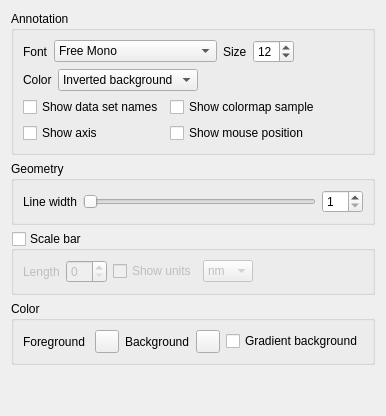
     <widget class="QWidget" name="AnnotationTab">
      <attribute name="title">
       <string>Annotation</string>
      </attribute>
      <layout class="QVBoxLayout" name="AnnotationTabLayout">
       <item>
        <widget class="QGroupBox" name="AnnotationGroupBox">
         <property name="title">
          <string>Annotation</string>
         </property>
         <layout class="QVBoxLayout" name="AnnotationLayout">
          <item>
           <layout class="QHBoxLayout" name="FontNameSizeLayout">
            <item>
             <layout class="QHBoxLayout" name="FontNameLayout">
              <item>
               <widget class="QLabel" name="FontNameLabel">
                <property name="text">
                 <string>Font</string>
                </property>
                <property name="buddy">
                 <cstring>FontNameComboBox</cstring>
                </property>
               </widget>
              </item>
              <item>
               <widget class="QComboBox" name="FontNameComboBox">
                <property name="sizePolicy">
                 <sizepolicy hsizetype="Preferred" vsizetype="Fixed">
                  <horstretch>1</horstretch>
                  <verstretch>0</verstretch>
                 </sizepolicy>
                </property>
                <item>
                 <property name="text">
                  <string>Free Mono</string>
                 </property>
                </item>
                <item>
                 <property name="text">
                  <string>Free Mono Bold</string>
                 </property>
                </item>
                <item>
                 <property name="text">
                  <string>Free Mono Oblique</string>
                 </property>
                </item>
                <item>
                 <property name="text">
                  <string>Free Mono Bold Oblique</string>
                 </property>
                </item>
                <item>
                 <property name="text">
                  <string>Free Sans</string>
                 </property>
                </item>
                <item>
                 <property name="text">
                  <string>Free Sans Bold</string>
                 </property>
                </item>
                <item>
                 <property name="text">
                  <string>Free Sans Oblique</string>
                 </property>
                </item>
                <item>
                 <property name="text">
                  <string>Free Sans Bold Oblique</string>
                 </property>
                </item>
                <item>
                 <property name="text">
                  <string>Free Serif</string>
                 </property>
                </item>
                <item>
                 <property name="text">
                  <string>Free Serif Bold</string>
                 </property>
                </item>
                <item>
                 <property name="text">
                  <string>Free Serif Oblique</string>
                 </property>
                </item>
                <item>
                 <property name="text">
                  <string>Free Serif Bold Oblique</string>
                 </property>
                </item>
               </widget>
              </item>
             </layout>
            </item>
            <item>
             <layout class="QHBoxLayout" name="FontSizeLayout">
              <item>
               <widget class="QLabel" name="FontSizeLabel">
                <property name="text">
                 <string>Size</string>
                </property>
                <property name="buddy">
                 <cstring>FontSizeSpinBox</cstring>
                </property>
               </widget>
              </item>
              <item>
               <widget class="QSpinBox" name="FontSizeSpinBox">
                <property name="sizePolicy">
                 <sizepolicy hsizetype="Minimum" vsizetype="Fixed">
                  <horstretch>1</horstretch>
                  <verstretch>0</verstretch>
                 </sizepolicy>
                </property>
                <property name="minimum">
                 <number>10</number>
                </property>
                <property name="maximum">
                 <number>30</number>
                </property>
                <property name="singleStep">
                 <number>2</number>
                </property>
                <property name="value">
                 <number>12</number>
                </property>
               </widget>
              </item>
             </layout>
            </item>
            <item>
             <spacer name="FontNameSizeSpacer">
              <property name="orientation">
               <enum>Qt::Horizontal</enum>
              </property>
              <property name="sizeHint" stdset="0">
               <size>
                <width>40</width>
                <height>20</height>
               </size>
              </property>
             </spacer>
            </item>
           </layout>
          </item>
          <item>
           <layout class="QHBoxLayout" name="FontColorSpacerLayout">
            <item>
             <layout class="QHBoxLayout" name="FontColorLayout">
              <item>
               <widget class="QLabel" name="FontColorLabel">
                <property name="text">
                 <string>Color</string>
                </property>
                <property name="buddy">
                 <cstring>FontColorComboBox</cstring>
                </property>
               </widget>
              </item>
              <item>
               <widget class="QComboBox" name="FontColorComboBox">
                <property name="sizePolicy">
                 <sizepolicy hsizetype="Preferred" vsizetype="Fixed">
                  <horstretch>1</horstretch>
                  <verstretch>0</verstretch>
                 </sizepolicy>
                </property>
                <item>
                 <property name="text">
                  <string>Inverted background</string>
                 </property>
                </item>
                <item>
                 <property name="text">
                  <string>Background</string>
                 </property>
                </item>
                <item>
                 <property name="text">
                  <string>Secondary Color</string>
                 </property>
                </item>
               </widget>
              </item>
             </layout>
            </item>
            <item>
             <spacer name="FontColorSpacer">
              <property name="orientation">
               <enum>Qt::Horizontal</enum>
              </property>
              <property name="sizeHint" stdset="0">
               <size>
                <width>40</width>
                <height>20</height>
               </size>
              </property>
             </spacer>
            </item>
           </layout>
          </item>
          <item>
           <layout class="QGridLayout" name="ShowLayout">
            <item row="1" column="1">
             <widget class="QCheckBox" name="ShowMousePositionCheckBox">
              <property name="text">
               <string>Show mouse position</string>
              </property>
             </widget>
            </item>
            <item row="0" column="1">
             <widget class="QCheckBox" name="ShowColormapSampleCheckBox">
              <property name="text">
               <string>Show colormap sample</string>
              </property>
             </widget>
            </item>
            <item row="0" column="0">
             <widget class="QCheckBox" name="ShowDatasetNamesCheckBox">
              <property name="text">
               <string>Show data set names</string>
              </property>
             </widget>
            </item>
            <item row="1" column="0">
             <widget class="QCheckBox" name="ShowAxisCheckBox">
              <property name="text">
               <string>Show axis</string>
              </property>
             </widget>
            </item>
            <item row="0" column="2">
             <spacer name="ShowSpacer0">
              <property name="orientation">
               <enum>Qt::Horizontal</enum>
              </property>
              <property name="sizeHint" stdset="0">
               <size>
                <width>40</width>
                <height>20</height>
               </size>
              </property>
             </spacer>
            </item>
            <item row="1" column="2">
             <spacer name="ShowSpacer1">
              <property name="orientation">
               <enum>Qt::Horizontal</enum>
              </property>
              <property name="sizeHint" stdset="0">
               <size>
                <width>40</width>
                <height>20</height>
               </size>
              </property>
             </spacer>
            </item>
           </layout>
          </item>
         </layout>
        </widget>
       </item>
       <item>
        <widget class="QGroupBox" name="GeometryGroupBox">
         <property name="title">
          <string>Geometry</string>
         </property>
         <layout class="QHBoxLayout" name="GeometryLayout">
          <item>
           <widget class="QLabel" name="LineWidthLabel">
            <property name="text">
             <string>Line width</string>
            </property>
            <property name="buddy">
             <cstring>LineWidthSpinBox</cstring>
            </property>
           </widget>
          </item>
          <item>
           <widget class="QSlider" name="LineWidthSlider">
            <property name="minimum">
             <number>1</number>
            </property>
            <property name="maximum">
             <number>10</number>
            </property>
            <property name="orientation">
             <enum>Qt::Horizontal</enum>
            </property>
           </widget>
          </item>
          <item>
           <widget class="QSpinBox" name="LineWidthSpinBox">
            <property name="minimum">
             <number>1</number>
            </property>
            <property name="maximum">
             <number>10</number>
            </property>
           </widget>
          </item>
         </layout>
        </widget>
       </item>
       <item>
        <widget class="QGroupBox" name="ScaleBarGroupBox">
         <property name="title">
          <string>Scale bar</string>
         </property>
         <property name="checkable">
          <bool>true</bool>
         </property>
         <property name="checked">
          <bool>false</bool>
         </property>
         <layout class="QHBoxLayout" name="ScaleBarlayout">
          <item>
           <widget class="QLabel" name="ScaleBarLengthLabel">
            <property name="enabled">
             <bool>false</bool>
            </property>
            <property name="text">
             <string>Length</string>
            </property>
           </widget>
          </item>
          <item>
           <widget class="QSpinBox" name="ScaleBarLengthSpinBox">
            <property name="enabled">
             <bool>false</bool>
            </property>
           </widget>
          </item>
          <item>
           <widget class="QCheckBox" name="ScaleBarUnitsCheckBox">
            <property name="enabled">
             <bool>false</bool>
            </property>
            <property name="text">
             <string>Show units</string>
            </property>
           </widget>
          </item>
          <item>
           <widget class="QComboBox" name="ScaleBarUnitsComboBox">
            <property name="enabled">
             <bool>false</bool>
            </property>
            <item>
             <property name="text">
              <string>nm</string>
             </property>
            </item>
            <item>
             <property name="text">
              <string>um</string>
             </property>
            </item>
            <item>
             <property name="text">
              <string>mm</string>
             </property>
            </item>
           </widget>
          </item>
          <item>
           <spacer name="ScaleBarSpacer">
            <property name="orientation">
             <enum>Qt::Horizontal</enum>
            </property>
            <property name="sizeHint" stdset="0">
             <size>
              <width>40</width>
              <height>20</height>
             </size>
            </property>
           </spacer>
          </item>
         </layout>
        </widget>
       </item>
       <item>
        <widget class="QGroupBox" name="ColorGroupBox">
         <property name="title">
          <string>Color</string>
         </property>
         <layout class="QHBoxLayout" name="Colorlayout">
          <item>
           <layout class="QHBoxLayout" name="ForegroundLayout">
            <item>
             <widget class="QLabel" name="ForegroundColorLabel">
              <property name="sizePolicy">
               <sizepolicy hsizetype="Preferred" vsizetype="Preferred">
                <horstretch>0</horstretch>
                <verstretch>0</verstretch>
               </sizepolicy>
              </property>
              <property name="text">
               <string>Foreground </string>
              </property>
              <property name="buddy">
               <cstring>ForegroundColorButton</cstring>
              </property>
             </widget>
            </item>
            <item>
             <widget class="QToolButton" name="ForegroundColorButton">
              <property name="sizePolicy">
               <sizepolicy hsizetype="Preferred" vsizetype="Fixed">
                <horstretch>1</horstretch>
                <verstretch>0</verstretch>
               </sizepolicy>
              </property>
              <property name="text">
               <string/>
              </property>
             </widget>
            </item>
           </layout>
          </item>
          <item>
           <layout class="QHBoxLayout" name="BackgroundLayout">
            <item>
             <widget class="QLabel" name="BackgroundColorLabel">
              <property name="sizePolicy">
               <sizepolicy hsizetype="Preferred" vsizetype="Preferred">
                <horstretch>0</horstretch>
                <verstretch>0</verstretch>
               </sizepolicy>
              </property>
              <property name="text">
               <string>Background</string>
              </property>
              <property name="buddy">
               <cstring>BackgroundColorButton</cstring>
              </property>
             </widget>
            </item>
            <item>
             <widget class="QToolButton" name="BackgroundColorButton">
              <property name="sizePolicy">
               <sizepolicy hsizetype="Preferred" vsizetype="Fixed">
                <horstretch>1</horstretch>
                <verstretch>0</verstretch>
               </sizepolicy>
              </property>
              <property name="text">
               <string/>
              </property>
             </widget>
            </item>
           </layout>
          </item>
          <item>
           <widget class="QCheckBox" name="GradientBackgroundCheckBox">
            <property name="text">
             <string>Gradient background</string>
            </property>
           </widget>
          </item>
         </layout>
        </widget>
       </item>
       <item>
        <spacer name="AnnotationSpacer">
         <property name="orientation">
          <enum>Qt::Vertical</enum>
         </property>
         <property name="sizeHint" stdset="0">
          <size>
           <width>20</width>
           <height>40</height>
          </size>
         </property>
        </spacer>
       </item>
      </layout>
     </widget>
